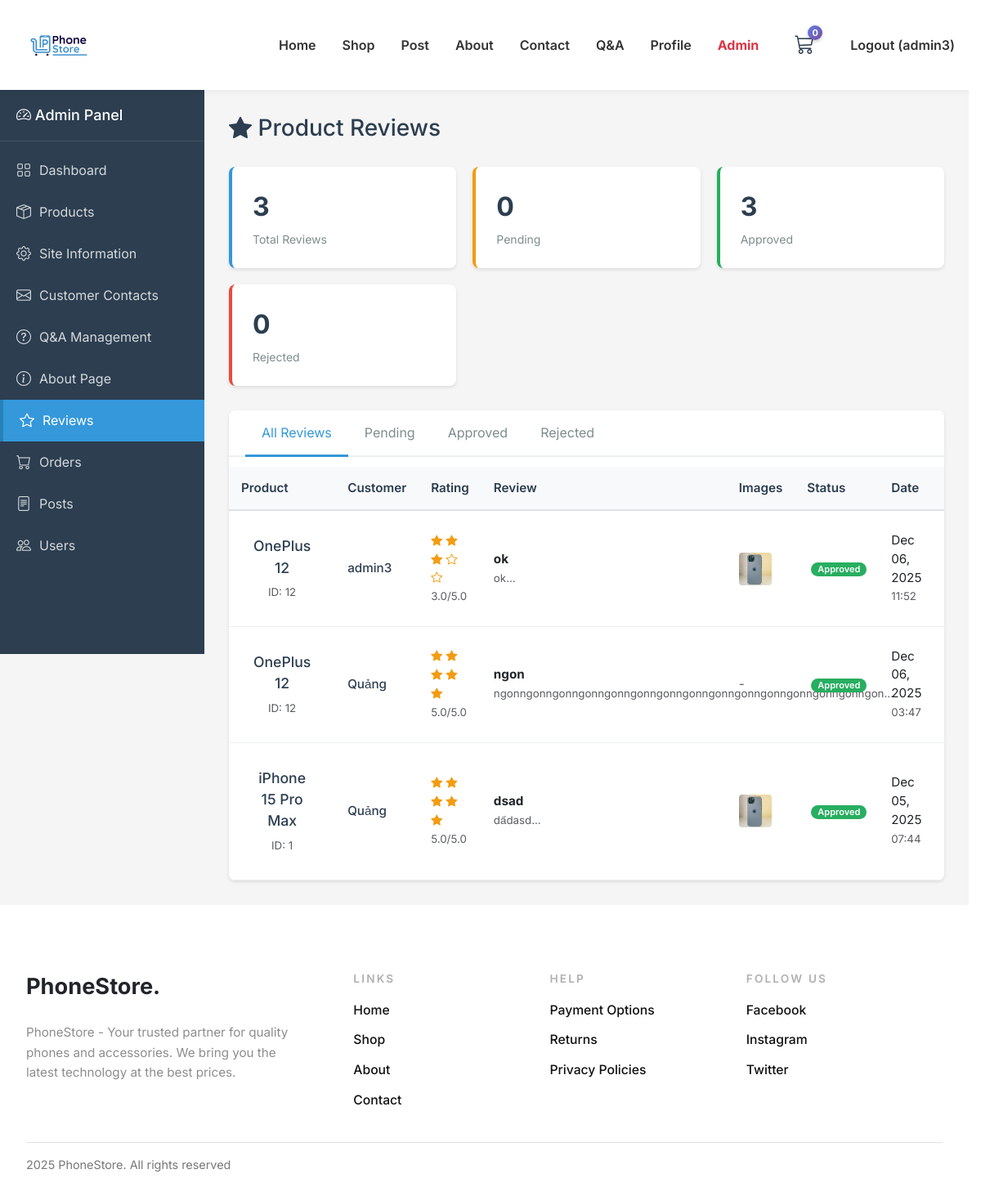
Screenshot of /index.php?page=admin_reviews (signed in) with the database file from the repository.
### tables this page shows
CREATE TABLE `product_reviews` (
  `id` int(11) NOT NULL,
  `product_id` int(11) NOT NULL,
  `user_id` int(11) NOT NULL,
  `rating` int(11) NOT NULL CHECK (`rating` between 1 and 5),
  `status` enum('pending','approved','rejected') DEFAULT 'pending',
  `review_title` varchar(255) DEFAULT NULL,
  `review_text` text NOT NULL,
  `review_images` text DEFAULT NULL,
  `is_verified_purchase` tinyint(1) DEFAULT 0,
  `is_approved` tinyint(1) DEFAULT 0,
  `admin_reply` text DEFAULT NULL,
  `admin_reply_at` timestamp NULL DEFAULT NULL,
  `helpful_count` int(11) DEFAULT 0,
  `unhelpful_count` int(11) DEFAULT 0,
  `created_at` timestamp NOT NULL DEFAULT current_timestamp(),
  `updated_at` timestamp NOT NULL DEFAULT current_timestamp() ON UPDATE current_timestamp()
);

CREATE TABLE `products` (
  `id` int(11) NOT NULL,
  `name` varchar(255) NOT NULL,
  `brand` varchar(100) NOT NULL,
  `price` decimal(10,2) NOT NULL,
  `image` varchar(255) DEFAULT 'placeholder.png',
  `description` text DEFAULT NULL,
  `created_at` timestamp NOT NULL DEFAULT current_timestamp(),
  `category` varchar(50) DEFAULT 'Phones',
  `storage` varchar(20) DEFAULT NULL,
  `ram` varchar(20) DEFAULT NULL,
  `stock` int(11) DEFAULT 10
);

### controllers/admin/ReviewController.php (called while the page is built, shortened)
<?php
require_once 'config/db.php';
require_once 'models/ProductReviewModel.php';
class ReviewController {
    private $reviewModel;
    public function __construct() {
        $database = new Database();
        $this->db = $database->connect();
        $this->reviewModel = new ProductReviewModel($this->db);
    }
    public function index() {
        $status = $_GET['status'] ?? 'all';
        $currentPage = isset($_GET['current_page']) ? (int)$_GET['current_page'] : 1;
        $limit = 15;
        $offset = ($currentPage - 1) * $limit;
        $reviews = $this->reviewModel->getAllReviewsAdmin($status, $limit, $offset);
        $stats = [
            'total' => $this->reviewModel->countReviewsByStatus('all'),
            'pending' => $this->reviewModel->countReviewsByStatus('pending'),
            'approved' => $this->reviewModel->countReviewsByStatus('approved'),
            'rejected' => $this->reviewModel->countReviewsByStatus('rejected')
        ];
        include 'views/admin/manage_reviews.php';
    }
}

### config/db.php (called while the page is built, shortened)
<?php
$db_host = '127.0.0.1';
$db_user = 'root';
$db_pass = '';
$db_name = 'phone_shop';
$db_port = '3307';
class Database {
    private $host;
    private $db_name;
    private $username;
    private $password;
    private $port;
    public function __construct() {
        global $db_host, $db_name, $db_user, $db_pass, $db_port;
        $this->host = $db_host;
        $this->db_name = $db_name;
        $this->username = $db_user;
        $this->password = $db_pass;
        $this->port = $db_port;
    }
    public function connect() {
        $this->conn = null;
        try {
            $dsn = "mysql:host=" . $this->host . ";port=" . $this->port . ";dbname=" . $this->db_name . ";charset=utf8mb4";
            $options = [
                PDO::ATTR_ERRMODE => PDO::ERRMODE_EXCEPTION,
                PDO::ATTR_DEFAULT_FETCH_MODE => PDO::FETCH_ASSOC,
                PDO::ATTR_EMULATE_PREPARES => false,
            ];
            $this->conn = new PDO($dsn, $this->username, $this->password, $options);
        } catch(PDOException $e) {
            echo "Lỗi kết nối PDO: " . $e->getMessage();
            exit();
        }
        return $this->conn;
    }
}
?>

### models/ProductReviewModel.php (called while the page is built, shortened)
<?php
class ProductReviewModel {
    private $db;
    public function __construct($db) {
        $this->db = $db;
    }
public function getAllReviewsAdmin($status = 'all', $limit = 20, $offset = 0) {
    $sql = "SELECT
                pr.*,
                COALESCE(u.full_name, u.username) as user_name,
                u.email as user_email,
                p.name as product_name,
                p.image as product_image
            FROM product_reviews pr
            JOIN users u ON pr.user_id = u.id
            JOIN products p ON pr.product_id = p.id";
    $sql .= " ORDER BY pr.created_at DESC LIMIT :limit OFFSET :offset";
    $stmt = $this->db->prepare($sql);
    $stmt->bindValue(':limit', $limit, PDO::PARAM_INT);
    $stmt->bindValue(':offset', $offset, PDO::PARAM_INT);
    $stmt->execute();
    return $stmt->fetchAll();
}
public function countReviewsByStatus($status = 'all') {
    $sql = "SELECT COUNT(*) as count FROM product_reviews";
    if ($status !== 'all') {
        $sql .= " WHERE status = :status";
    }
    $stmt = $this->db->prepare($sql);
    if ($status !== 'all') {
        $stmt->bindParam(':status', $status);
    }
    $stmt->execute();
    $result = $stmt->fetch();
    return $result['count'];
}
    }
?>

### views/admin/manage_reviews.php (the view, shortened to what this page needs)
<?php require_once __DIR__ . '/../layouts/header.php'; ?>
<div class="admin-layout">
    <?php include 'views/layouts/admin_sidebar.php'; ?>
    <main class="admin-content">
        <div class="content-header">
            <h2><i class="bi bi-star-fill"></i> Product Reviews</h2>
        </div>
        <div class="stats-grid">
            <div class="stat-card">
                <div class="stat-value"><?= number_format($stats['total']) ?></div>
                <div class="stat-label">Total Reviews</div>
            </div>
            <div class="stat-card stat-warning">
                <div class="stat-value"><?= number_format($stats['pending']) ?></div>
                <div class="stat-label">Pending</div>
            </div>
            <div class="stat-card stat-success">
                <div class="stat-value"><?= number_format($stats['approved']) ?></div>
                <div class="stat-label">Approved</div>
            </div>
            <div class="stat-card stat-danger">
                <div class="stat-value"><?= number_format($stats['rejected']) ?></div>
                <div class="stat-label">Rejected</div>
            </div>
        </div>
        <div class="content-card">
            <div class="card-tabs">
                <a href="?page=admin_reviews&status=all" class="tab-link <?= $status === 'all' ? 'active' : '' ?>">
                    All Reviews
                </a>
                <a href="?page=admin_reviews&status=pending" class="tab-link <?= $status === 'pending' ? 'active' : '' ?>">
                    Pending <?php if($stats['pending'] > 0): ?>
                        <span class="badge badge-warning"><?= $stats['pending'] ?></span>
                    <?php endif; ?>
                </a>
                <a href="?page=admin_reviews&status=approved" class="tab-link <?= $status === 'approved' ? 'active' : '' ?>">
                    Approved
                </a>
                <a href="?page=admin_reviews&status=rejected" class="tab-link <?= $status === 'rejected' ? 'active' : '' ?>">
                    Rejected
                </a>
            </div>
            <?php if (empty($reviews)): ?>
                <div class="empty-state">
                    <i class="bi bi-inbox"></i>
                    <p>No reviews found</p>
                </div>
            <?php else: ?>
                <div class="table-container">
                    <table class="admin-table">
                        <thead>
                            <tr>
                                <th>Product</th>
                                <th>Customer</th>
                                <th>Rating</th>
                                <th>Review</th>
                                <th>Images</th>
                                <th>Status</th>
                                <th>Date</th>
                                <th>Actions</th>
                            </tr>
                        </thead>
                        <tbody>
                            <?php foreach ($reviews as $review): ?>
                                <tr>
                                    <td>
                                        <div class="product-cell">
                                            <div class="product-info">
                                                <div class="product-name"><?= htmlspecialchars($review['product_name']) ?></div>
                                                <small class="text-muted">ID: <?= $review['product_id'] ?></small>
                                            </div>
                                        </div>
                                    </td>
                                    <td>
                                        <div class="customer-name"><?= htmlspecialchars($review['user_name']) ?></div>
                                    </td>
                                    <td>
                                        <div class="rating-stars">
                                            <?php for($i = 1; $i <= 5; $i++): ?>
                                                <i class="bi bi-star<?= $i <= $review['rating'] ? '-fill' : '' ?>"></i>
                                            <?php endfor; ?>
                                        </div>
                                        <small class="text-muted"><?= $review['rating'] ?>.0/5.0</small>
                                    </td>
                                    <td class="review-text">
                                        <?php if (!empty($review['review_title'])): ?>
                                            <strong><?= htmlspecialchars(substr($review['review_title'], 0, 40)) ?></strong><br>
                                        <?php endif; ?>
                                        <small class="text-muted">
                                            <?= htmlspecialchars(substr($review['review_text'], 0, 60)) ?>...
                                        </small>
                                    </td>
                                    <td>
                                        <?php
                                        $images = !empty($review['review_images']) ? json_decode($review['review_images'], true) : [];
                                        if (!empty($images)):
                                        ?>
                                            <div class="review-images">
                                                <?php foreach(array_slice($images, 0, 3) as $img): ?>
                                                    <img src="assets/img/reviews/<?= $img ?>"
                                                         alt="Review"
                                                         onclick="showImageModal('assets/img/reviews/<?= $img ?>')">
                                                <?php endforeach; ?>
                                            </div>
                                        <?php else: ?>
                                            <span class="text-muted">-</span>
                                        <?php endif; ?>
                                    </td>
                                    <td>
                                        <?php
                                        $badges = [
                                            'pending' => 'warning',
                                            'approved' => 'success',
                                            'rejected' => 'danger'
                                        ];
                                        ?>
                                        <span class="badge badge-<?= $badges[$review['status']] ?>">
                                            <?= ucfirst($review['status']) ?>
                                        </span>
                                    </td>
                                    <td>
                                        <div><?= date('M d, Y', strtotime($review['created_at'])) ?></div>
                                        <small class="text-muted"><?= date('H:i', strtotime($review['created_at'])) ?></small>
                                    </td>
                                    <td>
                                    </td>
                                </tr>
                            <?php endforeach; ?>
                        </tbody>
                    </table>
                </div>
            <?php endif; ?>
        </div>
    </main>
</div>
<?php require_once __DIR__ . '/../layouts/footer.php'; ?>

### assets/css/style.css (style rules this page uses)
body { font-family: 'Inter', sans-serif; margin: 0; padding: 0; padding-top: 100px; }
html { scrollbar-gutter: stable; }
.admin-table { width: 100%; border-collapse: collapse; margin-top: 12px; font-size: 0.95rem; }
.admin-table th, .admin-table td { padding: 10px 12px; border-bottom: 1px solid #eee; text-align: left; }
.admin-table th { background: #fafafa; font-weight: 600; }
.product-info { padding: 15px; text-align: center; }
.product-name { font-size: 1.1rem; font-weight: 600; margin-bottom: 5px; color: #333; cursor: pointer; }
body { padding-top: 120px; }
:root { --font-body: "Inter", sans-serif; --font-heading: "Poppins", sans-serif; --accent-color: rgba(184, 142, 47, 0.22); }
body { font-family: var(--font-body); background-color: #fff; margin: 0; padding: 0; }
body { padding-top: 110px; }
body { overflow-x: hidden !important; overflow-y: auto !important; }
html { scroll-behavior: smooth; }

### assets/css/admin.css (style rules this page uses)
.admin-layout { display: flex; min-height: calc(100vh - 80px); background: #f5f5f5; }
.admin-content { flex: 1; padding: 30px; overflow-x: hidden; }
.content-header { display: flex; justify-content: space-between; align-items: center; margin-bottom: 30px; }
.content-header h2 { margin: 0; font-size: 28px; color: #2c3e50; }
.stats-grid { display: grid; grid-template-columns: repeat(auto-fit, minmax(250px, 1fr)); gap: 20px; margin-bottom: 30px; }
.stat-card { background: white; padding: 25px; border-radius: 8px; box-shadow: 0 2px 4px rgba(0,0,0,0.1); border-left: 4px solid #3498db; }
.stat-card.stat-warning { border-left-color: #f39c12; }
.stat-card.stat-success { border-left-color: #27ae60; }
.stat-card.stat-danger { border-left-color: #e74c3c; }
.stat-value { font-size: 32px; font-weight: 700; color: #2c3e50; margin-bottom: 5px; }
.stat-label { color: #7f8c8d; font-size: 14px; }
.content-card { background: white; border-radius: 8px; box-shadow: 0 2px 4px rgba(0,0,0,0.1); overflow: hidden; }
.card-tabs { display: flex; border-bottom: 2px solid #ecf0f1; padding: 0 20px; }
.tab-link { padding: 15px 20px; color: #7f8c8d; text-decoration: none; border-bottom: 3px solid transparent; margin-bottom: -2px; transition: all 0.3s; }
.tab-link.active { color: #3498db; border-bottom-color: #3498db; }
.badge { padding: 3px 8px; border-radius: 12px; font-size: 11px; font-weight: 600; margin-left: 5px; }
.badge-success { background: #27ae60; color: white; }
.table-container { overflow-x: auto; }
.admin-table { width: 100%; border-collapse: collapse; }
.admin-table th { background: #f8f9fa; padding: 15px; text-align: left; font-weight: 600; color: #2c3e50; border-bottom: 2px solid #dee2e6; }
.admin-table td { padding: 15px; border-bottom: 1px solid #ecf0f1; vertical-align: middle; }
.product-cell { display: flex; align-items: center; gap: 10px; }
.product-name { font-weight: 500; color: #2c3e50; }
.customer-name { font-weight: 500; color: #2c3e50; }
.rating-stars i { color: #f39c12; font-size: 14px; }
.review-text { max-width: 300px; }
.review-images { display: flex; gap: 5px; align-items: center; }
.review-images img { width: 40px; height: 40px; border-radius: 4px; object-fit: cover; cursor: pointer; transition: transform 0.2s; }

### rows the page displays
product_reviews: rating "3", product.name "OnePlus 12", product "12", user_name "admin3", review_title "ok", review_text "ok", status "Approved", created_at "Dec 06, 2025", created_at "11:52"
product_reviews: product.name "OnePlus 12", product "12", user_name "Quảng", rating "5", review_title "ngon", review_text "ngonngonngonngonngonngonngonngonngonngonngonngonngonngonngon", status "Approved", created_at "Dec 06, 2025", created_at "03:47"
product_reviews: product.name "iPhone 15 Pro Max", product "1", user_name "Quảng", rating "5", review_title "dsad", review_text "dấdasd", status "Approved", created_at "Dec 05, 2025", created_at "07:44"

### other values shown
$cartCount "0"
$username "admin3"
$stats['pending'] "0"
$stats['rejected'] "0"
getSetting('general.site_name', 'PhoneStore') "PhoneStore"
